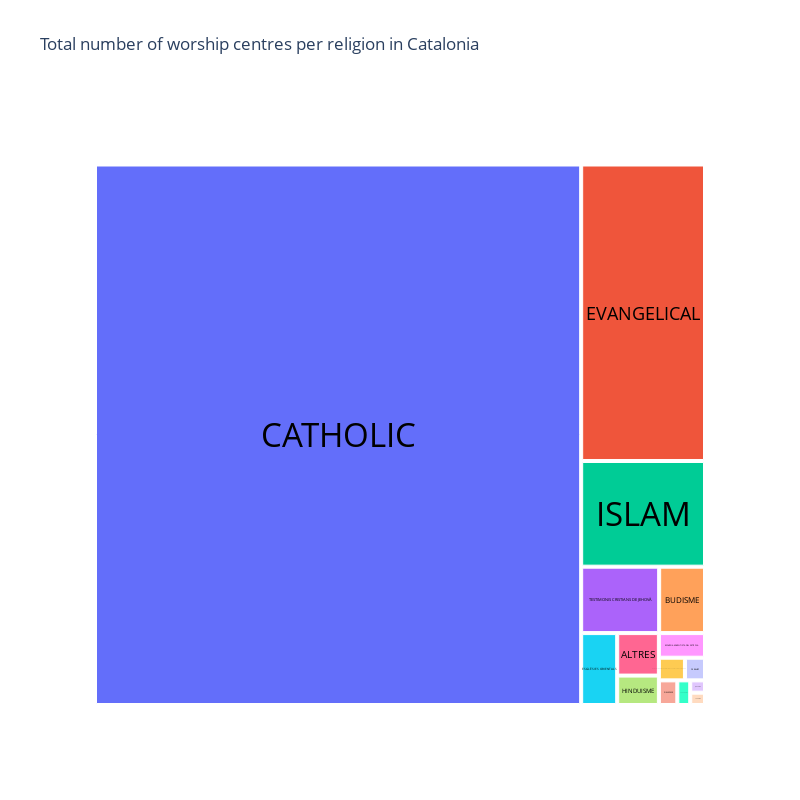

This figure's notebook cell:
### Markdown cell above
TO VISUALIZE WHY IT'S IMPORTANT TO SCALE THE DIFFERENT RELIGIONS DIFFERENTLY

### Code cell
import pandas as pd
import plotly.express as px

# Asumiendo que `foreign_faith_distribution` es tu DataFrame original
# Sumar las columnas correspondientes
religions_columns = [
    'Sikhisme_2021', 'Judaisme_2021', 'Budisme_2021', 'Hinduisme_2021', 'Altres_2021',
    'Testimonis cristians de Jehovà_2021', 'Església Adventista del Setè Dia_2021',
    'Fe Bahà\'í_2021', 'Esglésies orientals_2021', 'Església de Jesucrist dels Sants dels Darrers Dies_2021',
    'Taoisme_2021', 'Paganisme_2021', 'Catholic_2021', 'Evangelical_2021', 'Islam_2021'
]

# Sumar los valores de todas las columnas para obtener el total por religión
total_religions = foreign_faith_distribution[religions_columns].sum()

# Crear un DataFrame con los resultados
df_total_religions = pd.DataFrame({
    'Religió': total_religions.index,
    'Centres': total_religions.values
})

# Eliminar el sufijo '_2021' y poner todo en mayúsculas para las etiquetas
df_total_religions['Religió'] = df_total_religions['Religió'].str.replace('_2021', '').str.upper()

# Crear el texto de las etiquetas manualmente (asegurarse de que el orden es correcto)
text_template = [
    "SIKHISM", "JUDAISM", "BUDISM", "HINDUISM", "DIVERSE FAITHS",
    "JEHOVAH'S WITNESSES", "ESGLÉSIA ADVENTISTA DEL SETÈ DIA",
    "FE BAHÀ'Í", "ORTHODOX", "ESGLÉSIA DE JESUCRIST DELS SANTS DELS DARRERS DIES",
    "TAOISM", "PAGANISM", "CATHOLIC", "EVANGELICAL", "ISLAM"  # Cambia estos valores si es necesario
]

# Asegúrate de que el número de etiquetas coincida con el número de categorías
if len(df_total_religions) == len(text_template):
    df_total_religions['Text'] = text_template
else:
    raise ValueError(f"El número de etiquetas no coincide con el número de religiones. ({len(df_total_religions)} vs {len(text_template)})")

# Crear el treemap
fig = px.treemap(df_total_religions, 
                 path=['Religió'], 
                 values='Centres',
                 title="Total number of worship centres per religion in Catalonia")

# Actualizar las trazas con el texto personalizado
fig.update_traces(
    textinfo="label",  # Solo mostrar la etiqueta, no el valor automáticamente
    textfont=dict(size=33, color='black'),  # Aumentar el tamaño de la fuente y color
    textposition='middle center',  # Centrar las etiquetas en los rectángulos
    text=df_total_religions['Text']  # Asignar las etiquetas personalizadas
)

# Ajustar el tamaño de la figura a un formato cuadrado
fig.update_layout(
    width=800,   # Ajusta el ancho
    height=800,  # Ajusta la altura
)

# Mostrar el gráfico
fig.show()

### Figure 1 — Plotly figure (JSON) as saved in the notebook; plotly's stock layout.template omitted (floating-point values rounded to 4 significant figures)
{"data": [{"branchvalues": "total", "domain": {"x": [0, 1], "y": [0, 1]}, "hovertemplate": "labels=%{label}<br>Centres=%{value}<br>parent=%{parent}<br>id=%{id}<extra></extra>", "ids": ["ALTRES", "BUDISME", "CATHOLIC", "ESGLÉSIA ADVENTISTA DEL SETÈ DIA", "ESGLÉSIA DE JESUCRIST DELS SANTS DELS DARRERS DIES", "ESGLÉSIES ORIENTALS", "EVANGELICAL", "FE BAHÀ'Í", "HINDUISME", "ISLAM", "JUDAISME", "PAGANISME", "SIKHISME", "TAOISME", "TESTIMONIS CRISTIANS DE JEHOVÀ"], "labels": ["ALTRES", "BUDISME", "CATHOLIC", "ESGLÉSIA ADVENTISTA DEL SETÈ DIA", "ESGLÉSIA DE JESUCRIST DELS SANTS DELS DARRERS DIES", "ESGLÉSIES ORIENTALS", "EVANGELICAL", "FE BAHÀ'Í", "HINDUISME", "ISLAM", "JUDAISME", "PAGANISME", "SIKHISME", "TAOISME", "TESTIMONIS CRISTIANS DE JEHOVÀ"], "name": "", "parents": ["", "", "", "", "", "", "", "", "", "", "", "", "", "", ""], "text": ["SIKHISM", "JUDAISM", "BUDISM", "HINDUISM", "DIVERSE FAITHS", "JEHOVAH'S WITNESSES", "ESGLÉSIA ADVENTISTA DEL SETÈ DIA", "FE BAHÀ'Í", "ORTHODOX", "ESGLÉSIA DE JESUCRIST DELS SANTS DELS DARRERS DIES", "TAOISM", "PAGANISM", "CATHOLIC (500)", "EVANGELICAL (300)", "ISLAM (800)"], "textfont": {"color": "black", "size": 33}, "textinfo": "label", "textposition": "middle center", "type": "treemap", "values": [39, 67, 5784, 25, 13, 57, 808, 10, 27, 288, 4, 7, 10, 4, 114]}], "layout": {"height": 800, "legend": {"tracegroupgap": 0}, "title": {"text": "Total number of worship centres per religion in Catalonia"}, "width": 800}}
